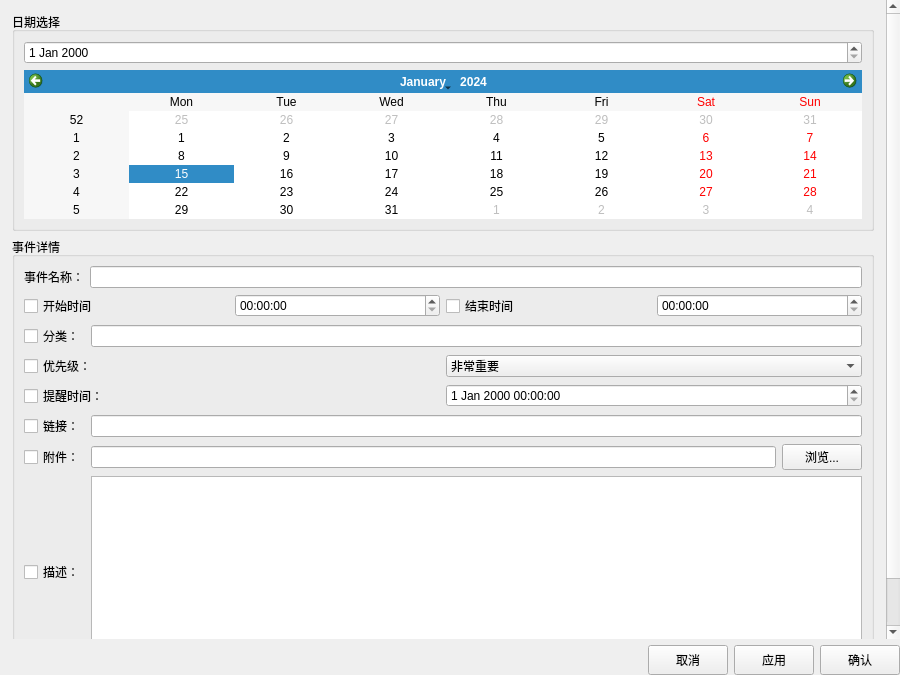
<?xml version="1.0" encoding="UTF-8"?>
<ui version="4.0">
 <class>EventWidget</class>
 <widget class="QWidget" name="EventWidget">
  <property name="geometry">
   <rect>
    <x>0</x>
    <y>0</y>
    <width>900</width>
    <height>675</height>
   </rect>
  </property>
  <property name="minimumSize">
   <size>
    <width>900</width>
    <height>400</height>
   </size>
  </property>
  <property name="windowTitle">
   <string>事件编辑</string>
  </property>
  <layout class="QVBoxLayout" name="verticalLayout">
   <property name="spacing">
    <number>6</number>
   </property>
   <property name="margin" stdset="0">
    <number>0</number>
   </property>
   <item>
    <widget class="QScrollArea" name="scrollArea">
     <property name="frameShape">
      <enum>QFrame::Shape::NoFrame</enum>
     </property>
     <property name="widgetResizable">
      <bool>true</bool>
     </property>
     <widget class="QWidget" name="scrollAreaWidgetContents">
      <property name="geometry">
       <rect>
        <x>0</x>
        <y>0</y>
        <width>883</width>
        <height>815</height>
       </rect>
      </property>
      <layout class="QVBoxLayout" name="verticalLayout_4">
       <property name="sizeConstraint">
        <enum>QLayout::SizeConstraint::SetMinimumSize</enum>
       </property>
       <property name="margin" stdset="0">
        <number>12</number>
       </property>
       <item>
        <widget class="QGroupBox" name="groupBox">
         <property name="sizePolicy">
          <sizepolicy hsizetype="Expanding" vsizetype="Minimum">
           <horstretch>0</horstretch>
           <verstretch>0</verstretch>
          </sizepolicy>
         </property>
         <property name="title">
          <string>日期选择</string>
         </property>
         <layout class="QVBoxLayout" name="verticalLayout_3">
          <item>
           <widget class="QDateEdit" name="dateEdit"/>
          </item>
          <item>
           <widget class="QCalendarWidget" name="calendarWidget">
            <property name="maximumSize">
             <size>
              <width>16777215</width>
              <height>250</height>
             </size>
            </property>
           </widget>
          </item>
         </layout>
        </widget>
       </item>
       <item>
        <widget class="QGroupBox" name="groupBox_2">
         <property name="sizePolicy">
          <sizepolicy hsizetype="Expanding" vsizetype="Minimum">
           <horstretch>0</horstretch>
           <verstretch>0</verstretch>
          </sizepolicy>
         </property>
         <property name="title">
          <string>事件详情</string>
         </property>
         <layout class="QVBoxLayout" name="verticalLayout_2">
          <item>
           <layout class="QHBoxLayout" name="horizontalLayout">
            <item>
             <widget class="QLabel" name="label_2">
              <property name="text">
               <string>事件名称：</string>
              </property>
             </widget>
            </item>
            <item>
             <widget class="QLineEdit" name="edit_EventTitle"/>
            </item>
           </layout>
          </item>
          <item>
           <layout class="QHBoxLayout" name="horizontalLayout_10">
            <item>
             <layout class="QHBoxLayout" name="horizontalLayout_2">
              <item>
               <widget class="QCheckBox" name="ifStartTime">
                <property name="text">
                 <string>开始时间</string>
                </property>
               </widget>
              </item>
              <item>
               <widget class="QTimeEdit" name="edit_start_time"/>
              </item>
             </layout>
            </item>
            <item>
             <layout class="QHBoxLayout" name="horizontalLayout_3">
              <item>
               <widget class="QCheckBox" name="ifWndTime">
                <property name="text">
                 <string>结束时间</string>
                </property>
               </widget>
              </item>
              <item>
               <widget class="QTimeEdit" name="edit_end_time"/>
              </item>
             </layout>
            </item>
           </layout>
          </item>
          <item>
           <layout class="QHBoxLayout" name="horizontalLayout_4">
            <item>
             <widget class="QCheckBox" name="IfCategory">
              <property name="text">
               <string>分类：</string>
              </property>
             </widget>
            </item>
            <item>
             <widget class="QLineEdit" name="edit_category"/>
            </item>
           </layout>
          </item>
          <item>
           <layout class="QHBoxLayout" name="horizontalLayout_5">
            <item>
             <widget class="QCheckBox" name="Ifpriority">
              <property name="text">
               <string>优先级：</string>
              </property>
             </widget>
            </item>
            <item>
             <widget class="QComboBox" name="edit_priority">
              <item>
               <property name="text">
                <string>非常重要</string>
               </property>
              </item>
              <item>
               <property name="text">
                <string>重要</string>
               </property>
              </item>
              <item>
               <property name="text">
                <string>一般</string>
               </property>
              </item>
              <item>
               <property name="text">
                <string>不重要</string>
               </property>
              </item>
              <item>
               <property name="text">
                <string>非常不重要</string>
               </property>
              </item>
             </widget>
            </item>
           </layout>
          </item>
          <item>
           <layout class="QHBoxLayout" name="horizontalLayout_6">
            <item>
             <widget class="QCheckBox" name="IfReminder">
              <property name="text">
               <string>提醒时间：</string>
              </property>
             </widget>
            </item>
            <item>
             <widget class="QDateTimeEdit" name="edit_remind_time"/>
            </item>
           </layout>
          </item>
          <item>
           <layout class="QHBoxLayout" name="horizontalLayout_7">
            <item>
             <widget class="QCheckBox" name="IfAtURL">
              <property name="text">
               <string>链接：</string>
              </property>
             </widget>
            </item>
            <item>
             <widget class="QLineEdit" name="edit_attachUrl"/>
            </item>
           </layout>
          </item>
          <item>
           <layout class="QHBoxLayout" name="horizontalLayout_8">
            <item>
             <widget class="QCheckBox" name="IfAtDoc">
              <property name="text">
               <string>附件：</string>
              </property>
             </widget>
            </item>
            <item>
             <widget class="QLineEdit" name="edit_attachPath"/>
            </item>
            <item>
             <widget class="QPushButton" name="select_filepath">
              <property name="maximumSize">
               <size>
                <width>80</width>
                <height>16777215</height>
               </size>
              </property>
              <property name="text">
               <string>浏览...</string>
              </property>
             </widget>
            </item>
           </layout>
          </item>
          <item>
           <layout class="QHBoxLayout" name="horizontalLayout_9">
            <item>
             <widget class="QCheckBox" name="IfDesp">
              <property name="text">
               <string>描述：</string>
              </property>
             </widget>
            </item>
            <item>
             <widget class="QTextEdit" name="edit_desp">
              <property name="sizePolicy">
               <sizepolicy hsizetype="Expanding" vsizetype="Expanding">
                <horstretch>0</horstretch>
                <verstretch>0</verstretch>
               </sizepolicy>
              </property>
              <property name="minimumSize">
               <size>
                <width>0</width>
                <height>80</height>
               </size>
              </property>
             </widget>
            </item>
           </layout>
          </item>
         </layout>
        </widget>
       </item>
      </layout>
     </widget>
    </widget>
   </item>
   <item>
    <layout class="QHBoxLayout" name="horizontalLayout_11">
     <item>
      <spacer name="horizontalSpacer">
       <property name="orientation">
        <enum>Qt::Orientation::Horizontal</enum>
       </property>
       <property name="sizeHint" stdset="0">
        <size>
         <width>40</width>
         <height>20</height>
        </size>
       </property>
      </spacer>
     </item>
     <item>
      <widget class="QPushButton" name="cancel">
       <property name="minimumSize">
        <size>
         <width>80</width>
         <height>30</height>
        </size>
       </property>
       <property name="text">
        <string>取消</string>
       </property>
      </widget>
     </item>
     <item>
      <widget class="QPushButton" name="save">
       <property name="minimumSize">
        <size>
         <width>80</width>
         <height>30</height>
        </size>
       </property>
       <property name="text">
        <string>应用</string>
       </property>
      </widget>
     </item>
     <item>
      <widget class="QPushButton" name="confirm">
       <property name="minimumSize">
        <size>
         <width>80</width>
         <height>30</height>
        </size>
       </property>
       <property name="text">
        <string>确认</string>
       </property>
      </widget>
     </item>
    </layout>
   </item>
  </layout>
 </widget>
 <resources/>
 <connections/>
</ui>
